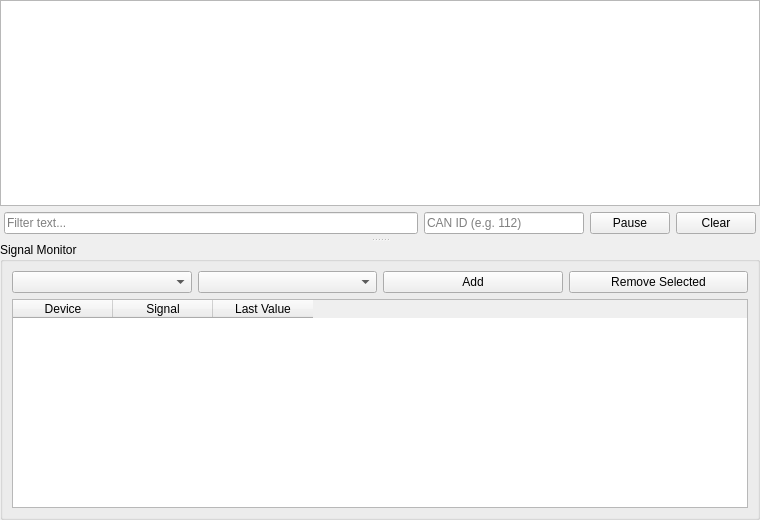
<?xml version="1.0" encoding="UTF-8"?>
<ui version="4.0">
 <class>ConsoleWidget</class>
 <widget class="QWidget" name="ConsoleWidget">
  <property name="geometry">
   <rect>
    <x>0</x>
    <y>0</y>
    <width>760</width>
    <height>520</height>
   </rect>
  </property>
  <layout class="QVBoxLayout" name="verticalLayout">
   <property name="spacing">
    <number>6</number>
   </property>
   <property name="leftMargin">
    <number>0</number>
   </property>
   <property name="topMargin">
    <number>0</number>
   </property>
   <property name="rightMargin">
    <number>0</number>
   </property>
   <property name="bottomMargin">
    <number>0</number>
   </property>

   <item>
    <widget class="QSplitter" name="mainSplitter">
     <property name="orientation">
      <enum>Qt::Vertical</enum>
     </property>

     <widget class="QWidget" name="trafficPage">
      <layout class="QVBoxLayout" name="trafficLayout">
       <property name="leftMargin">
        <number>0</number>
       </property>
       <property name="topMargin">
        <number>0</number>
       </property>
       <property name="rightMargin">
        <number>0</number>
       </property>
       <property name="bottomMargin">
        <number>0</number>
       </property>

       <item>
        <widget class="QTextEdit" name="consoleOutput">
         <property name="readOnly">
          <bool>true</bool>
         </property>
        </widget>
       </item>

       <item>
        <layout class="QHBoxLayout" name="bottomBarLayout">
         <property name="leftMargin">
          <number>4</number>
         </property>
         <property name="topMargin">
          <number>0</number>
         </property>
         <property name="rightMargin">
          <number>4</number>
         </property>
         <property name="bottomMargin">
          <number>4</number>
         </property>

         <item>
          <widget class="QLineEdit" name="filterEdit">
           <property name="placeholderText">
            <string>Filter text...</string>
           </property>
           <property name="clearButtonEnabled">
            <bool>true</bool>
           </property>
          </widget>
         </item>

         <item>
          <widget class="QLineEdit" name="idFilterEdit">
           <property name="minimumSize">
            <size>
             <width>120</width>
             <height>0</height>
            </size>
           </property>
           <property name="maximumSize">
            <size>
             <width>160</width>
             <height>16777215</height>
            </size>
           </property>
           <property name="placeholderText">
            <string>CAN ID (e.g. 112)</string>
           </property>
           <property name="clearButtonEnabled">
            <bool>true</bool>
           </property>
          </widget>
         </item>

         <item>
          <widget class="QPushButton" name="pauseButton">
           <property name="text">
            <string>Pause</string>
           </property>
           <property name="checkable">
            <bool>true</bool>
           </property>
          </widget>
         </item>

         <item>
          <widget class="QPushButton" name="clearButton">
           <property name="text">
            <string>Clear</string>
           </property>
          </widget>
         </item>
        </layout>
       </item>
      </layout>
     </widget>

     <widget class="QGroupBox" name="signalMonitorGroup">
      <property name="title">
       <string>Signal Monitor</string>
      </property>
      <layout class="QVBoxLayout" name="signalMonitorLayout">
       <item>
        <layout class="QHBoxLayout" name="watchControlsLayout">
         <item>
          <widget class="QComboBox" name="deviceComboBox"/>
         </item>

         <item>
          <widget class="QComboBox" name="signalComboBox"/>
         </item>

         <item>
          <widget class="QPushButton" name="addSignalButton">
           <property name="text">
            <string>Add</string>
           </property>
          </widget>
         </item>

         <item>
          <widget class="QPushButton" name="removeSignalButton">
           <property name="text">
            <string>Remove Selected</string>
           </property>
          </widget>
         </item>
        </layout>
       </item>

       <item>
        <widget class="QTableWidget" name="signalsTable">
         <property name="columnCount">
          <number>3</number>
         </property>
         <property name="rowCount">
          <number>0</number>
         </property>
         <property name="selectionBehavior">
          <enum>QAbstractItemView::SelectRows</enum>
         </property>
         <property name="selectionMode">
          <enum>QAbstractItemView::SingleSelection</enum>
         </property>
         <property name="editTriggers">
          <enum>QAbstractItemView::NoEditTriggers</enum>
         </property>
         <property name="alternatingRowColors">
          <bool>true</bool>
         </property>
         <column>
          <property name="text">
           <string>Device</string>
          </property>
         </column>
         <column>
          <property name="text">
           <string>Signal</string>
          </property>
         </column>
         <column>
          <property name="text">
           <string>Last Value</string>
          </property>
         </column>
        </widget>
       </item>
      </layout>
     </widget>
    </widget>
   </item>

  </layout>
 </widget>
 <resources/>
 <connections/>
</ui>
